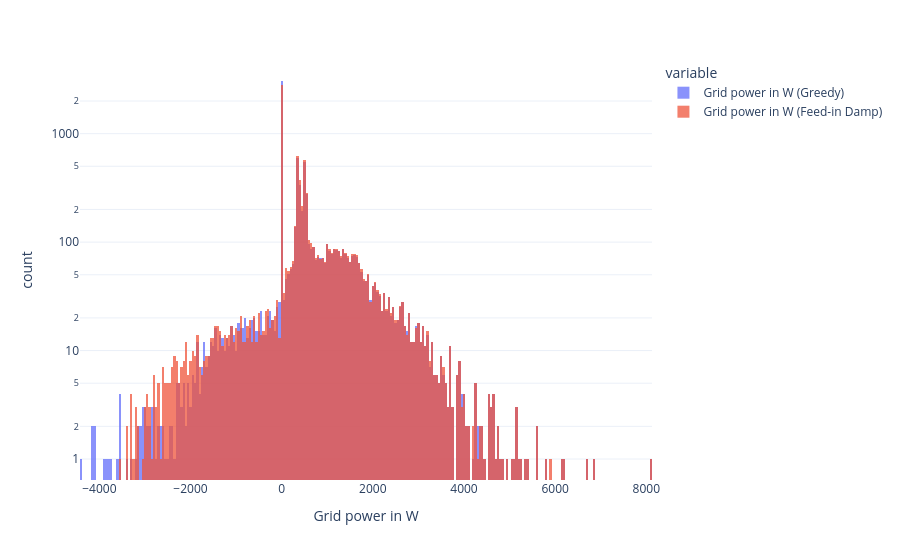

Notebook code cell kept with this figure:
### Code cell
df[["Grid power in W (Greedy)", "Grid power in W (Feed-in Damp)"]].plot.hist(template=template, log_y=True, labels={"value": "Grid power in W"}).update_layout(barmode='overlay').update_traces(opacity=0.75)

### Figure 1 — Plotly figure (JSON) as saved in the notebook; plotly's stock layout.template omitted (floating-point values rounded to 4 significant figures; data arrays with more than 128 entries replaced by an {"elided": "..."} marker saying what was removed)
{"data": [{"bingroup": "x", "hovertemplate": "variable=Grid power in W (Greedy)<br>Grid power in W=%{x}<br>count=%{y}<extra></extra>", "legendgroup": "Grid power in W (Greedy)", "marker": {"color": "#636efa", "pattern": {"shape": ""}}, "name": "Grid power in W (Greedy)", "opacity": 0.75, "orientation": "v", "showlegend": true, "type": "histogram", "x": {"elided": "8759 float values"}, "xaxis": "x", "yaxis": "y"}, {"bingroup": "x", "hovertemplate": "variable=Grid power in W (Feed-in Damp)<br>Grid power in W=%{x}<br>count=%{y}<extra></extra>", "legendgroup": "Grid power in W (Feed-in Damp)", "marker": {"color": "#EF553B", "pattern": {"shape": ""}}, "name": "Grid power in W (Feed-in Damp)", "opacity": 0.75, "orientation": "v", "showlegend": true, "type": "histogram", "x": {"elided": "8759 float values"}, "xaxis": "x", "yaxis": "y"}], "layout": {"barmode": "overlay", "legend": {"title": {"text": "variable"}, "tracegroupgap": 0}, "margin": {"t": 60}, "xaxis": {"anchor": "y", "domain": [0, 1], "title": {"text": "Grid power in W"}}, "yaxis": {"anchor": "x", "domain": [0, 1], "title": {"text": "count"}, "type": "log"}}}
